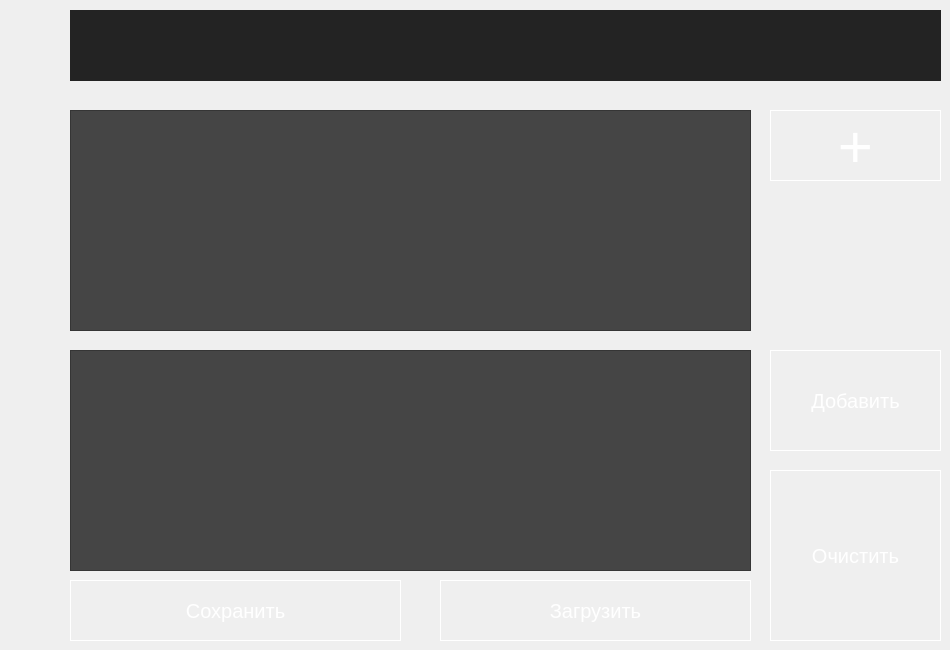
            <widget class="QWidget" name="tab_24">
             <attribute name="title">
              <string>Продукты питания</string>
             </attribute>
             <widget class="QTableView" name="table">
              <property name="geometry">
               <rect>
                <x>70</x>
                <y>110</y>
                <width>681</width>
                <height>221</height>
               </rect>
              </property>
              <property name="styleSheet">
               <string notr="true">font-size:15px;
height:20px;
color:#fff;
background-color:#454545;

</string>
              </property>
             </widget>
             <widget class="QLineEdit" name="search_field">
              <property name="geometry">
               <rect>
                <x>70</x>
                <y>10</y>
                <width>871</width>
                <height>71</height>
               </rect>
              </property>
              <property name="styleSheet">
               <string notr="true">QLineEdit{
border:none;
background-color: rgb(35, 35, 35);
font-size:50px;}
QLineEdit:hover {
	background-color: rgb(85, 170, 255);
}</string>
              </property>
              <property name="text">
               <string/>
              </property>
             </widget>
             <widget class="QPushButton" name="pushButton_insert">
              <property name="geometry">
               <rect>
                <x>770</x>
                <y>110</y>
                <width>171</width>
                <height>71</height>
               </rect>
              </property>
              <property name="styleSheet">
               <string notr="true">QPushButton {
border:1px solid #fff;
font-size:60px;
color:#fff;
}
QPushButton:hover {
	background-color: rgb(85, 170, 255);
}</string>
              </property>
              <property name="text">
               <string>+</string>
              </property>
             </widget>
             <widget class="QPushButton" name="pushButton_clear">
              <property name="geometry">
               <rect>
                <x>770</x>
                <y>470</y>
                <width>171</width>
                <height>171</height>
               </rect>
              </property>
              <property name="styleSheet">
               <string notr="true">QPushButton {
border:1px solid #fff;
font-size:20px;
color:#fff;
}
QPushButton:hover {
	background-color: rgb(85, 170, 255);
}</string>
              </property>
              <property name="text">
               <string>Очистить</string>
              </property>
             </widget>
             <widget class="QPushButton" name="pushButton_save">
              <property name="geometry">
               <rect>
                <x>70</x>
                <y>580</y>
                <width>331</width>
                <height>61</height>
               </rect>
              </property>
              <property name="styleSheet">
               <string notr="true">QPushButton {
border:1px solid #fff;
font-size:20px;
color:#fff;
}
QPushButton:hover {
	background-color: rgb(85, 170, 255);
}
</string>
              </property>
              <property name="text">
               <string>Сохранить</string>
              </property>
             </widget>
             <widget class="QPushButton" name="pushButton_add">
              <property name="geometry">
               <rect>
                <x>770</x>
                <y>350</y>
                <width>171</width>
                <height>101</height>
               </rect>
              </property>
              <property name="styleSheet">
               <string notr="true">QPushButton {
border:1px solid #fff;
font-size:20px;
color:#fff;
}
QPushButton:hover {
	background-color: rgb(85, 170, 255);
}</string>
              </property>
              <property name="text">
               <string>Добавить</string>
              </property>
             </widget>
             <widget class="QTableView" name="table2">
              <property name="geometry">
               <rect>
                <x>70</x>
                <y>350</y>
                <width>681</width>
                <height>221</height>
               </rect>
              </property>
              <property name="styleSheet">
               <string notr="true">font-size:15px;
height:20px;
background-color:#454545;</string>
              </property>
             </widget>
             <widget class="QLabel" name="label">
              <property name="geometry">
               <rect>
                <x>790</x>
                <y>200</y>
                <width>131</width>
                <height>131</height>
               </rect>
              </property>
              <property name="text">
               <string/>
              </property>
              <property name="pixmap">
               <pixmap>img/frut.png</pixmap>
              </property>
             </widget>
             <widget class="QPushButton" name="pushButton_load">
              <property name="geometry">
               <rect>
                <x>440</x>
                <y>580</y>
                <width>311</width>
                <height>61</height>
               </rect>
              </property>
              <property name="styleSheet">
               <string notr="true">QPushButton {
border:1px solid #fff;
font-size:20px;
color:#fff;;
}
QPushButton:hover {
	background-color: rgb(85, 170, 255);
}
</string>
              </property>
              <property name="text">
               <string>Загрузить</string>
              </property>
             </widget>
            </widget>
